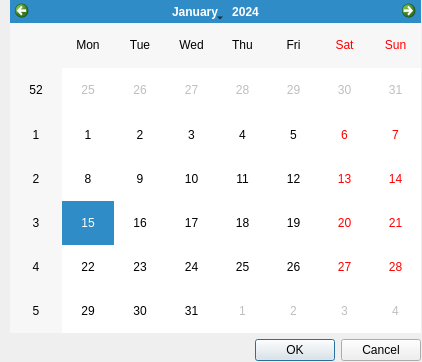
<?xml version="1.0" encoding="UTF-8"?>
<ui version="4.0">
 <class>Dialog</class>
 <widget class="QDialog" name="Dialog">
  <property name="geometry">
   <rect>
    <x>0</x>
    <y>0</y>
    <width>422</width>
    <height>362</height>
   </rect>
  </property>
  <property name="windowTitle">
   <string>Выбор периода</string>
  </property>
  <widget class="QWidget" name="verticalLayoutWidget">
   <property name="geometry">
    <rect>
     <x>10</x>
     <y>0</y>
     <width>411</width>
     <height>361</height>
    </rect>
   </property>
   <layout class="QGridLayout" name="gridLayout">
    <item row="0" column="0">
     <widget class="QCalendarWidget" name="calendar"/>
    </item>
    <item row="1" column="0">
     <widget class="QDialogButtonBox" name="buttonBox">
      <property name="orientation">
       <enum>Qt::Horizontal</enum>
      </property>
      <property name="standardButtons">
       <set>QDialogButtonBox::Cancel|QDialogButtonBox::Ok</set>
      </property>
     </widget>
    </item>
   </layout>
  </widget>
 </widget>
 <resources/>
 <connections>
  <connection>
   <sender>buttonBox</sender>
   <signal>accepted()</signal>
   <receiver>Dialog</receiver>
   <slot>accept()</slot>
   <hints>
    <hint type="sourcelabel">
     <x>248</x>
     <y>254</y>
    </hint>
    <hint type="destinationlabel">
     <x>157</x>
     <y>274</y>
    </hint>
   </hints>
  </connection>
  <connection>
   <sender>buttonBox</sender>
   <signal>rejected()</signal>
   <receiver>Dialog</receiver>
   <slot>reject()</slot>
   <hints>
    <hint type="sourcelabel">
     <x>316</x>
     <y>260</y>
    </hint>
    <hint type="destinationlabel">
     <x>286</x>
     <y>274</y>
    </hint>
   </hints>
  </connection>
 </connections>
</ui>
